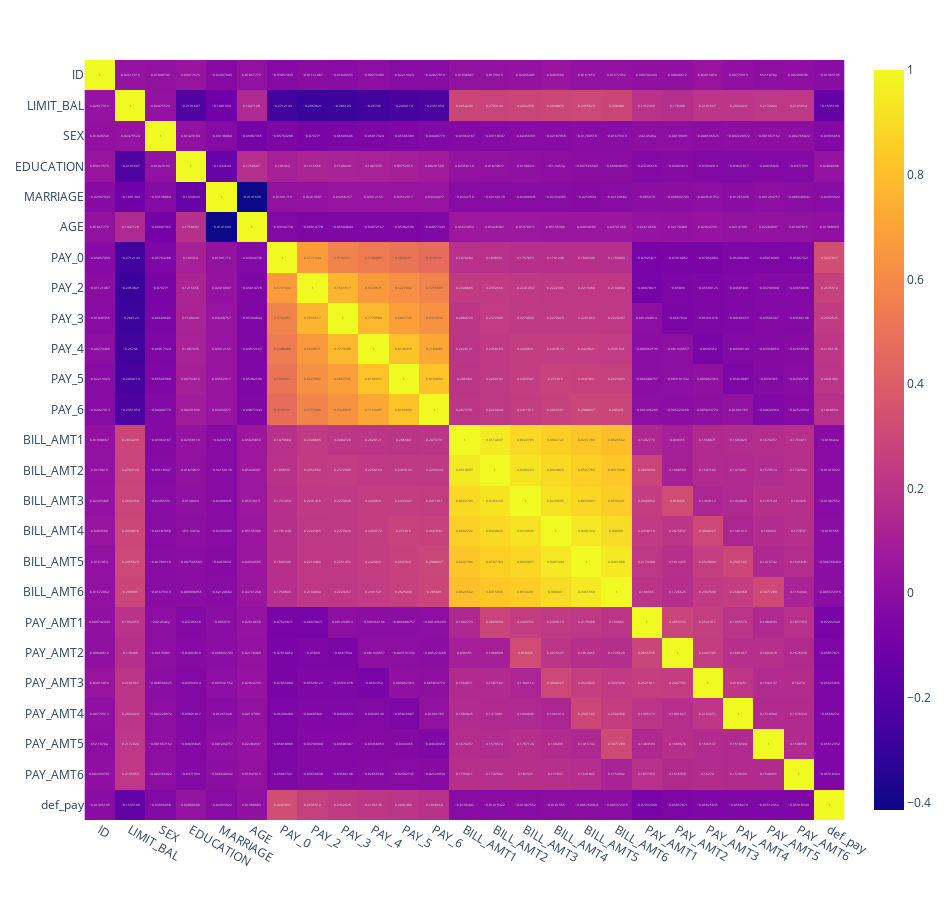

The notebook cell this image was saved under:
### Code cell
# plot the heatmap
fig = px.imshow(corr, text_auto=True)
fig.update_layout(
    height=900,
    width=950
)
fig.show()

### Figure 1 — Plotly figure (JSON) as saved in the notebook; plotly's stock layout.template omitted (floating-point values rounded to 4 significant figures; data arrays with more than 128 entries replaced by an {"elided": "..."} marker saying what was removed)
{"data": [{"coloraxis": "coloraxis", "hovertemplate": "x: %{x}<br>y: %{y}<br>color: %{z}<extra></extra>", "name": "0", "texttemplate": "%{z}", "type": "heatmap", "x": ["ID", "LIMIT_BAL", "SEX", "EDUCATION", "MARRIAGE", "AGE", "PAY_0", "PAY_2", "PAY_3", "PAY_4", "PAY_5", "PAY_6", "BILL_AMT1", "BILL_AMT2", "BILL_AMT3", "BILL_AMT4", "BILL_AMT5", "BILL_AMT6", "PAY_AMT1", "PAY_AMT2", "PAY_AMT3", "PAY_AMT4", "PAY_AMT5", "PAY_AMT6", "def_pay"], "xaxis": "x", "y": ["ID", "LIMIT_BAL", "SEX", "EDUCATION", "MARRIAGE", "AGE", "PAY_0", "PAY_2", "PAY_3", "PAY_4", "PAY_5", "PAY_6", "BILL_AMT1", "BILL_AMT2", "BILL_AMT3", "BILL_AMT4", "BILL_AMT5", "BILL_AMT6", "PAY_AMT1", "PAY_AMT2", "PAY_AMT3", "PAY_AMT4", "PAY_AMT5", "PAY_AMT6", "def_pay"], "yaxis": "y", "z": {"elided": "25x25 float values"}}], "layout": {"coloraxis": {"colorscale": [[0, "#0d0887"], [0.1111, "#46039f"], [0.2222, "#7201a8"], [0.3333, "#9c179e"], [0.4444, "#bd3786"], [0.5556, "#d8576b"], [0.6667, "#ed7953"], [0.7778, "#fb9f3a"], [0.8889, "#fdca26"], [1, "#f0f921"]]}, "height": 900, "margin": {"t": 60}, "width": 950, "xaxis": {"anchor": "y", "constrain": "domain", "domain": [0, 1], "scaleanchor": "y"}, "yaxis": {"anchor": "x", "autorange": "reversed", "constrain": "domain", "domain": [0, 1]}}}
